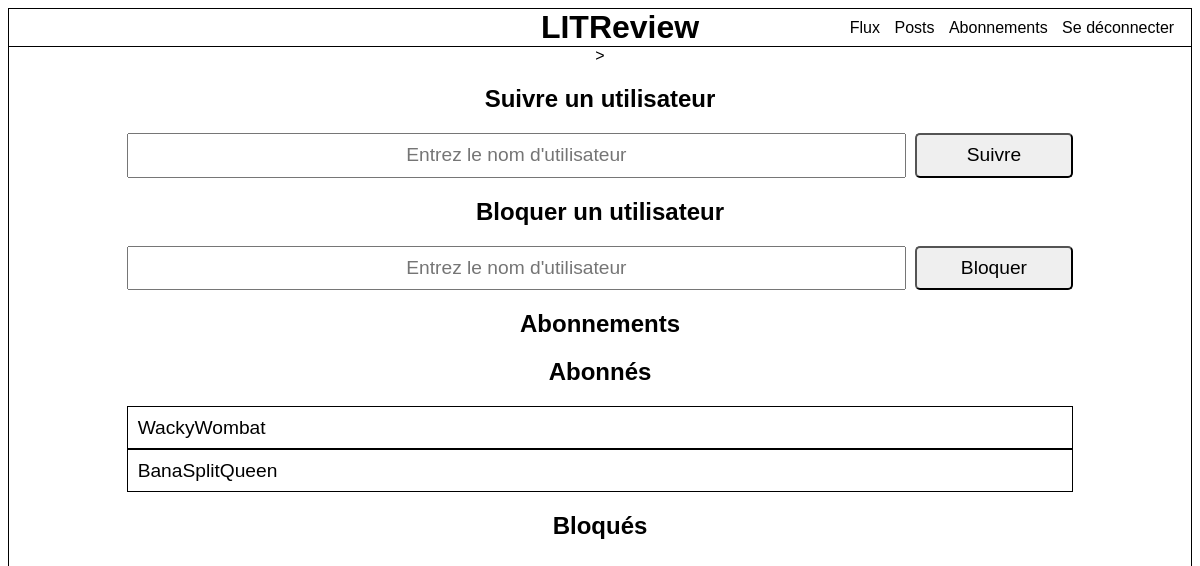
The page /subscriptions/ (signed in) on the database as committed earlier.
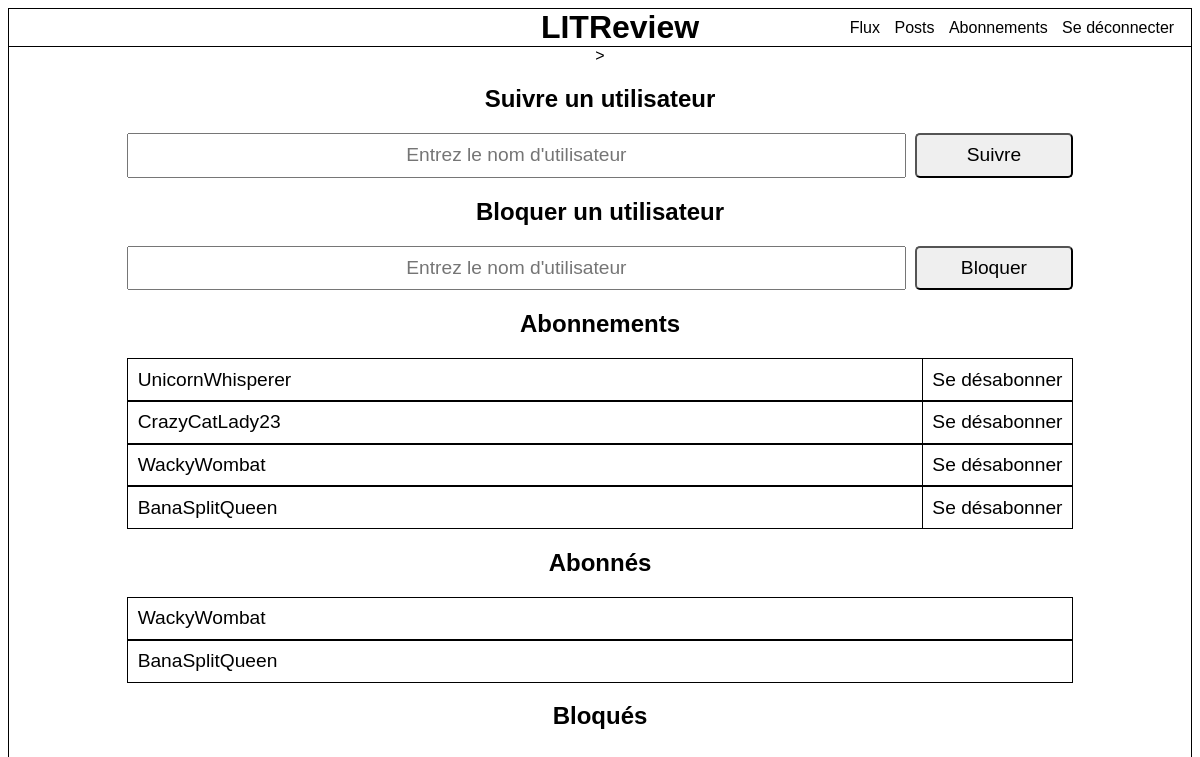
The same page on the database as committed later.
### reviews/models.py (models this page shows, shortened)
class UserFollows(models.Model):
    user = models.ForeignKey(settings.AUTH_USER_MODEL, on_delete=models.CASCADE, related_name='user_follows')
    follow_user = models.ForeignKey(settings.AUTH_USER_MODEL, on_delete=models.CASCADE, related_name='followed_by')

### authentication/models.py (models this page shows)
class User(AbstractUser):
    following = models.ManyToManyField('self', symmetrical=False, related_name='followers')
    follower = models.ManyToManyField('self', symmetrical=False, related_name='followings')

### reviews/views.py (the view)
# urls.py: path('subscriptions/', reviews.views.subscription_view, name='subscriptions'),
@login_required
def subscription_view(request):
    user = request.user
    subscriptions = UserFollows.objects.filter(user=user)
    followers = UserFollows.objects.filter(follow_user=user)
    blocked = UserBlock.objects.filter(user=user)
    form_block = BlockForm(request.POST or None)
    form_sub = SubscriptionForm(request.POST or None)
    for object in User.objects.all():
        if form_sub['follow_user'].value() == object.username:
            choice = object
    for object in User.objects.all():
        if form_block['block_user'].value() == object.username:
            block_choice = object
    try:
        if request.method == 'POST' and form_sub['follow_user'].value() == choice.username:
            followee = choice
            if not UserFollows.objects.filter(user=user, follow_user=followee).exists():
                UserFollows.objects.create(user=user, follow_user=followee)
    except Exception as e:
        print(e)
    try:
        if request.method == 'POST' and form_block['block_user'].value() == block_choice.username:
            blockee = block_choice
            if not UserBlock.objects.filter(user=user, block_user=blockee).exists():
                UserBlock.objects.create(user=user, block_user=blockee)
    except Exception as e:
        print(e)
    return render(request, 'reviews/subscriptions.html',
                  {'subscriptions': subscriptions, 'followers': followers, 'blocked': blocked,
                   'form_sub': form_sub, 'form_block': form_block})

### reviews/forms.py
class SubscriptionForm(forms.ModelForm):
    class Meta:
        model = UserFollows
        fields = ['follow_user']
        widgets = {
                    'follow_user': forms.TextInput(attrs={'placeholder': 'Entrez le nom d\'utilisateur'}),
                    }

class BlockForm(forms.ModelForm):
    class Meta:
        model = UserBlock
        fields = ['block_user']
        widgets = {
                    'block_user': forms.TextInput(attrs={'placeholder': 'Entrez le nom d\'utilisateur'}),
        }

### reviews/templates/reviews/subscriptions.html (shortened to what this page needs)
{% extends 'base.html' %}
{% block content %}
<div class="follow-menu">
    >
    <div class="follow-add">
        <h2> Suivre un utilisateur</h2>
        <form method="post" >
            {{ form_sub.follow_user }}
            <button type="submit">Suivre</button>
        </form>
    </div>
    <div class="block-add">
        <h2> Bloquer un utilisateur</h2>
        <form method="post" >
            {{ form_block.block_user }}
            <button type="submit">Bloquer</button>
        </form>
    </div>
        <h2>Abonnements</h2>
            <div>
                {% for subscription in subscriptions %}
                    <div class="followed">{{ subscription.follow_user }} <a href="{% url 'unfollow' follow_id=subscription.id %}">Se désabonner</a></div>
                {% endfor %}
            </div>
        <h2>Abonnés</h2>
            <div>
                {% for follower in followers %}
                    <div class="followers">{{ follower.user }}</div>
                {% endfor %}
            </div>
        <h2>Bloqués</h2>
    </div>
{% endblock content %}

Rows that differ between the two databases and show on the page:
added UserFollows: follow_user "UnicornWhisperer", shown under "Abonnements"
added UserFollows: follow_user "CrazyCatLady23", shown under "Abonnements"
added UserFollows: follow_user "WackyWombat", shown under "Abonnements"
added UserFollows: follow_user "BanaSplitQueen", shown under "Abonnements"
